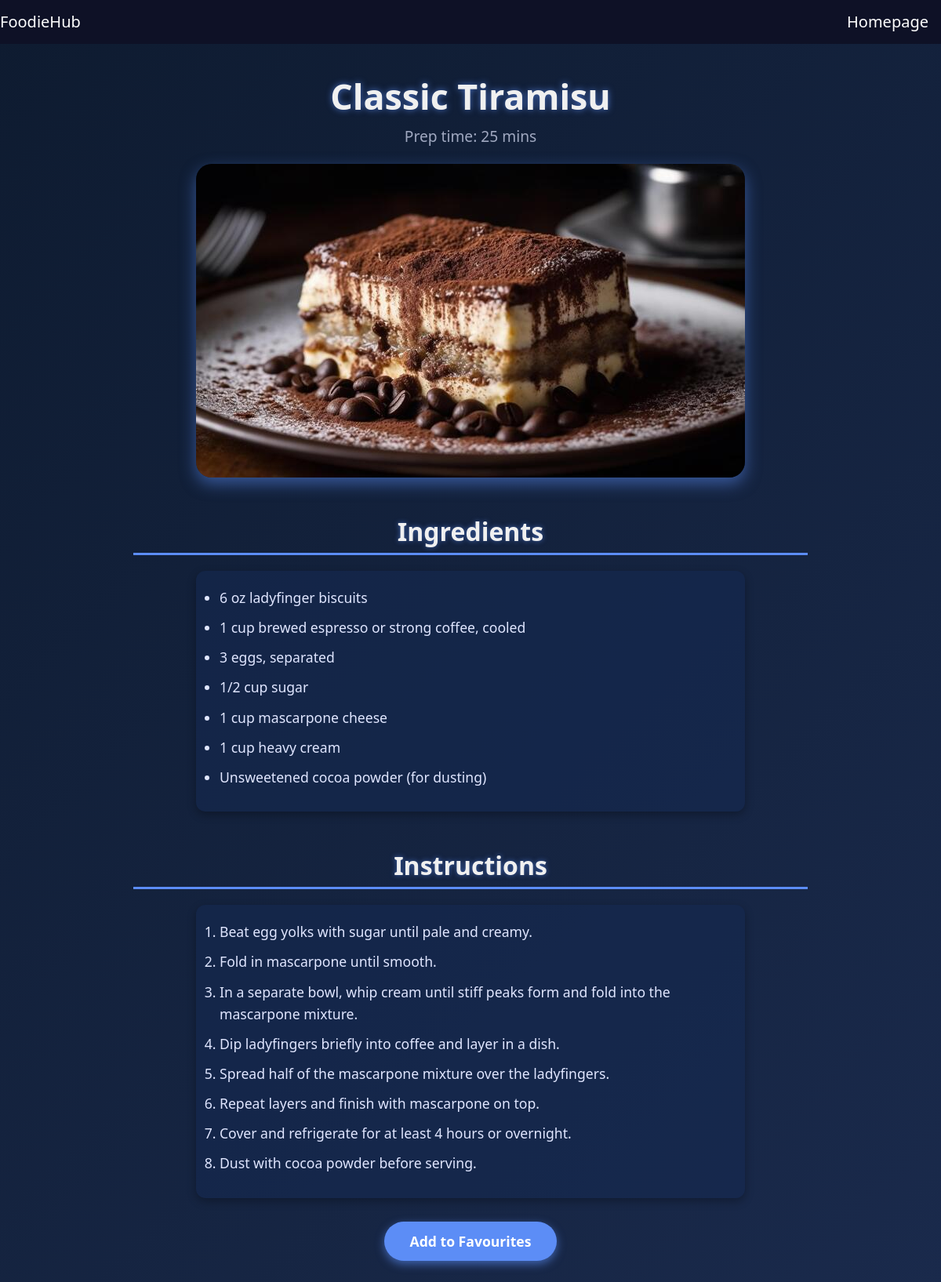
Screenshot of /recipe.php?title=Classic Tiramisu (signed in) with the database file from the repository.
### tables this page shows
CREATE TABLE `recipes` (
  `id` int(11) NOT NULL,
  `title` varchar(150) NOT NULL,
  `cuisine_id` int(11) DEFAULT NULL,
  `description` text DEFAULT NULL,
  `image` varchar(255) DEFAULT NULL,
  `rating` decimal(2,1) DEFAULT 0.0,
  `prep_time` int(11) DEFAULT NULL,
  `difficulty` enum('Easy','Medium','Hard') DEFAULT 'Easy',
  `created_at` timestamp NOT NULL DEFAULT current_timestamp()
);

### recipe.php (the view, shortened to what this page needs)
<?php
$title = $_GET['title'];
$conn = new mysqli(DB_SERVER, DB_USERNAME, DB_PASSWORD, DB_NAME);
$user_id = $_SESSION['id'] ?? null;
$recipe_id = null;
$is_favourited = false;
if ($user_id) {
    $stmt = $conn->prepare("SELECT id FROM recipes WHERE title = ?");
    $stmt->bind_param("s", $title);
    $stmt->execute();
    $result = $stmt->get_result();
    if ($result->num_rows > 0) {
        $row = $result->fetch_assoc();
        $recipe_id = $row['id'];
        $fav_check = $conn->prepare("SELECT 1 FROM favorites WHERE user_id = ? AND recipe_id = ?");
        $fav_check->bind_param("ii", $user_id, $recipe_id);
        $fav_check->execute();
        $fav_result = $fav_check->get_result();
        $is_favourited = $fav_result->num_rows > 0;
    }
}
$recipe = [
    'id' => $recipe_id,
    'title' => $title,
    'prep_time' => '',
    'image' => '',
    'description' => ''
];
$stmt = $conn->prepare("SELECT prep_time, image, description FROM recipes WHERE id = ?");
$stmt->bind_param("i", $recipe_id);
$stmt->execute();
$result = $stmt->get_result();
$row = $result->fetch_assoc();
$recipe['prep_time'] = $row['prep_time'];
$recipe['image'] = $row['image'];
$recipe['description'] = $row['description'];
$description = $recipe['description'];
$ingredients = [];
$instructions = [];
$parts = preg_split('/Ingredients:\s*|\n\nInstructions:\s*/', $description, -1, PREG_SPLIT_NO_EMPTY);
if (count($parts) == 2) {
    $ingredients = explode("\n", trim($parts[0]));
    $instructions = explode("\n", trim($parts[1]));
} else {
    $instructions = explode("\n", trim($description));
}
?>
<!DOCTYPE html>
<html lang="en">
<head>
    <link href="https://cdn.jsdelivr.net/npm/bootstrap@5.3.3/dist/css/bootstrap.min.css" rel="stylesheet">
    <link rel="stylesheet" href="https://cdnjs.cloudflare.com/ajax/libs/font-awesome/6.5.0/css/all.min.css">
</head>
<body>
  <nav class="navbar navbar-expand-lg">
      <a class="navbar-brand" href="homepage.php">FoodieHub</a>
      <div class="collapse navbar-collapse justify-content-end" id="navbarNav">
          <a class="nav-link navbar-brand" href="homepage.php" style="padding-left: 0;">Homepage</a>
      </div>
  </nav>
    <div class="container">
        <div class="recipe-header">
            <h1 class="recipe-title"><?php echo htmlspecialchars($recipe['title']); ?></h1>
            <p class="prep-time">Prep time: <?php echo htmlspecialchars($recipe['prep_time']); ?> mins</p>
            <?php if ($recipe['image']): ?>
                <img src="<?php echo htmlspecialchars($recipe['image']); ?>" alt="<?php echo htmlspecialchars($recipe['title']); ?>" class="recipe-img" />
            <?php endif; ?>
        </div>
        <h2 class="section-title">Ingredients</h2>
        <ul>
            <?php foreach ($ingredients as $ingredient): ?>
                <li><?php echo htmlspecialchars($ingredient); ?></li>
            <?php endforeach; ?>
        </ul>
        <h2 class="section-title">Instructions</h2>
        <ol>
            <?php foreach ($instructions as $instruction): ?>
                <li><?php echo htmlspecialchars($instruction); ?></li>
            <?php endforeach; ?>
        </ol>
        <div style="text-align:center;">
            <?php if (isset($_SESSION['id'])): ?>
                <form method="post" action="">
                    <?php if ($is_favourited): ?>
                        <button type="submit" name="remove_favourite" class="fav-btn remove">
                            Remove from Favourites
                        </button>
                    <?php else: ?>
                        <button type="submit" name="add_favourite" class="fav-btn">
                            Add to Favourites
                        </button>
                    <?php endif; ?>
                </form>
            <?php else: ?>
                <p><a href="login.php" style="color:#5c8df6; font-weight: 600;">Log in</a> to add this recipe to your favourites.</p>
            <?php endif; ?>
        </div>
    </div>
</body>
</html>

### recipe.php (style rules this page uses)
body { font-family: 'Segoe UI', Tahoma, Geneva, Verdana, sans-serif; background: linear-gradient(135deg, #0e1b30 0%, #1a2a4c 100%); color: #f0f0f0; margin: 0; padding: 0; min-height: 100vh; display: flex; flex-direction: column; }
.navbar { background-color: #0e1126; }
.navbar .nav-link, .navbar .navbar-brand { color: white !important; background-color: #0e1126 !important; }
.container { flex: 1 0 auto; padding: 40px 20px; max-width: 900px; margin: 0 auto; }
.recipe-header { text-align: center; margin-bottom: 30px; }
.recipe-title { font-size: 2.8rem; font-weight: 700; margin-bottom: 10px; text-shadow: 0 0 8px rgba(92,141,246,0.7); }
.prep-time { font-size: 1.2rem; color: #a0a8c0; margin-bottom: 20px; }
.recipe-img { max-width: 100%; max-height: 400px; border-radius: 20px; box-shadow: 0 8px 20px rgba(92,141,246,0.5); margin-bottom: 30px; object-fit: cover; display: block; margin-left: auto; margin-right: auto; }
.section-title { font-size: 2rem; font-weight: 700; margin-top: 50px; margin-bottom: 20px; border-bottom: 3px solid #5c8df6; padding-bottom: 8px; text-align: center; text-shadow: 0 0 6px rgba(92,141,246,0.6); }
ul, ol { max-width: 700px; margin: 0 auto 30px auto; padding-left: 25px; font-size: 1.1rem; line-height: 1.6; background: rgba(20, 40, 80, 0.6); border-radius: 12px; box-shadow: 0 4px 12px rgba(0,0,0,0.3); padding: 20px 30px; color: #e0e6ff; }
ul li, ol li { margin-bottom: 10px; }
.fav-btn { display: inline-block; background-color: #5c8df6; color: white; border: none; padding: 12px 30px; border-radius: 30px; font-size: 1.1rem; font-weight: 600; cursor: pointer; transition: background-color 0.3s ease, box-shadow 0.3s ease; box-shadow: 0 4px 12px rgba(92,141,246,0.6); margin: 20px auto; display: block; width: 220px; text-align: center; }

### rows the page displays
recipes: prep_time "25", image (picture), description "6 oz ladyfinger biscuits", description "1 cup brewed espresso or strong coffee, cooled", description "3 eggs, separated", description "1/2 cup sugar", description "1 cup mascarpone cheese", description "1 cup heavy cream", description "Unsweetened cocoa powder (for dusting)", description "Beat egg yolks with sugar until pale and creamy.", description "Fold in mascarpone until smooth.", description "In a separate bowl, whip cream until stiff peaks form and fold into the mascarpone mixture.", description "Dip ladyfingers briefly into coffee and layer in a dish.", description "Spread half of the mascarpone mixture over the ladyfingers.", description "Repeat layers and finish with mascarpone on top.", description "Cover and refrigerate for at least 4 hours or overnight.", description "Dust with cocoa powder before serving."

### other values shown
$recipe['title'] "Classic Tiramisu"
